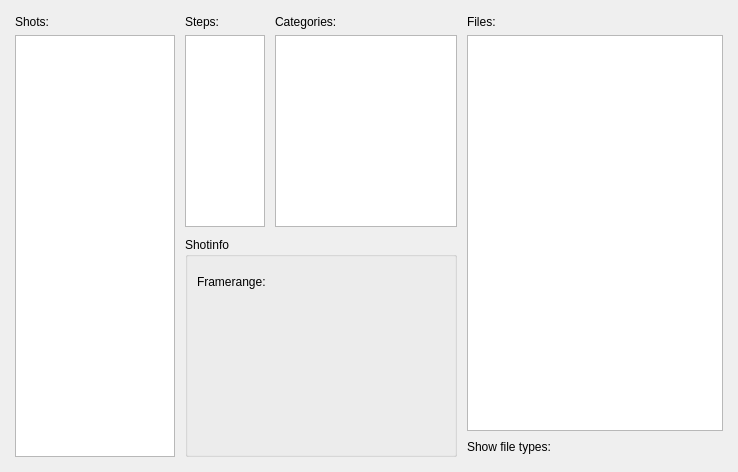
          <widget class="QWidget" name="t_shots">
           <attribute name="title">
            <string>Shots</string>
           </attribute>
           <layout class="QHBoxLayout" name="horizontalLayout_7">
            <property name="spacing">
             <number>10</number>
            </property>
            <property name="margin">
             <number>15</number>
            </property>
            <item>
             <widget class="QWidget" name="widget_24" native="true">
              <property name="minimumSize">
               <size>
                <width>160</width>
                <height>0</height>
               </size>
              </property>
              <property name="maximumSize">
               <size>
                <width>160</width>
                <height>16777215</height>
               </size>
              </property>
              <layout class="QVBoxLayout" name="verticalLayout_18">
               <property name="margin">
                <number>0</number>
               </property>
               <item>
                <widget class="QLabel" name="l_sShot">
                 <property name="text">
                  <string>Shots:</string>
                 </property>
                </widget>
               </item>
               <item>
                <widget class="QTreeWidget" name="tw_sShot">
                 <property name="maximumSize">
                  <size>
                   <width>10000</width>
                   <height>16777215</height>
                  </size>
                 </property>
                 <property name="contextMenuPolicy">
                  <enum>Qt::CustomContextMenu</enum>
                 </property>
                 <property name="editTriggers">
                  <set>QAbstractItemView::NoEditTriggers</set>
                 </property>
                 <property name="verticalScrollMode">
                  <enum>QAbstractItemView::ScrollPerPixel</enum>
                 </property>
                 <property name="indentation">
                  <number>10</number>
                 </property>
                 <attribute name="headerVisible">
                  <bool>false</bool>
                 </attribute>
                 <column>
                  <property name="text">
                   <string notr="true">1</string>
                  </property>
                 </column>
                </widget>
               </item>
              </layout>
             </widget>
            </item>
            <item>
             <widget class="QWidget" name="verticalWidget_2" native="true">
              <property name="maximumSize">
               <size>
                <width>272</width>
                <height>16777215</height>
               </size>
              </property>
              <layout class="QVBoxLayout" name="verticalLayout_17">
               <property name="spacing">
                <number>10</number>
               </property>
               <property name="margin">
                <number>0</number>
               </property>
               <item>
                <widget class="QWidget" name="horizontalWidget" native="true">
                 <layout class="QHBoxLayout" name="horizontalLayout_9">
                  <property name="spacing">
                   <number>10</number>
                  </property>
                  <property name="margin">
                   <number>0</number>
                  </property>
                  <item>
                   <widget class="QWidget" name="widget_22" native="true">
                    <property name="minimumSize">
                     <size>
                      <width>80</width>
                      <height>0</height>
                     </size>
                    </property>
                    <property name="maximumSize">
                     <size>
                      <width>80</width>
                      <height>16777215</height>
                     </size>
                    </property>
                    <layout class="QVBoxLayout" name="verticalLayout_16">
                     <property name="margin">
                      <number>0</number>
                     </property>
                     <item>
                      <widget class="QLabel" name="l_sPipeline">
                       <property name="text">
                        <string>Steps:</string>
                       </property>
                      </widget>
                     </item>
                     <item>
                      <widget class="QListView" name="lw_sPipeline">
                       <property name="maximumSize">
                        <size>
                         <width>1000</width>
                         <height>16777215</height>
                        </size>
                       </property>
                       <property name="contextMenuPolicy">
                        <enum>Qt::CustomContextMenu</enum>
                       </property>
                       <property name="editTriggers">
                        <set>QAbstractItemView::NoEditTriggers</set>
                       </property>
                       <property name="verticalScrollMode">
                        <enum>QAbstractItemView::ScrollPerPixel</enum>
                       </property>
                      </widget>
                     </item>
                    </layout>
                   </widget>
                  </item>
                  <item>
                   <widget class="QWidget" name="widget_15" native="true">
                    <property name="minimumSize">
                     <size>
                      <width>120</width>
                      <height>0</height>
                     </size>
                    </property>
                    <property name="maximumSize">
                     <size>
                      <width>1200</width>
                      <height>16777215</height>
                     </size>
                    </property>
                    <layout class="QVBoxLayout" name="verticalLayout_9">
                     <property name="margin">
                      <number>0</number>
                     </property>
                     <item>
                      <widget class="QLabel" name="l_sCategory">
                       <property name="text">
                        <string>Categories:</string>
                       </property>
                      </widget>
                     </item>
                     <item>
                      <widget class="QListView" name="lw_sCategory">
                       <property name="maximumSize">
                        <size>
                         <width>10000</width>
                         <height>16777215</height>
                        </size>
                       </property>
                       <property name="contextMenuPolicy">
                        <enum>Qt::CustomContextMenu</enum>
                       </property>
                       <property name="editTriggers">
                        <set>QAbstractItemView::NoEditTriggers</set>
                       </property>
                       <property name="verticalScrollMode">
                        <enum>QAbstractItemView::ScrollPerPixel</enum>
                       </property>
                      </widget>
                     </item>
                    </layout>
                   </widget>
                  </item>
                 </layout>
                </widget>
               </item>
               <item>
                <widget class="QGroupBox" name="groupBox_3">
                 <property name="minimumSize">
                  <size>
                   <width>0</width>
                   <height>220</height>
                  </size>
                 </property>
                 <property name="maximumSize">
                  <size>
                   <width>16777215</width>
                   <height>220</height>
                  </size>
                 </property>
                 <property name="title">
                  <string>Shotinfo</string>
                 </property>
                 <layout class="QVBoxLayout" name="verticalLayout_19">
                  <property name="spacing">
                   <number>15</number>
                  </property>
                  <property name="leftMargin">
                   <number>9</number>
                  </property>
                  <property name="topMargin">
                   <number>18</number>
                  </property>
                  <property name="rightMargin">
                   <number>9</number>
                  </property>
                  <property name="bottomMargin">
                   <number>9</number>
                  </property>
                  <item>
                   <widget class="QLabel" name="l_framerange">
                    <property name="text">
                     <string>Framerange:</string>
                    </property>
                   </widget>
                  </item>
                  <item>
                   <spacer name="verticalSpacer_4">
                    <property name="orientation">
                     <enum>Qt::Vertical</enum>
                    </property>
                    <property name="sizeHint" stdset="0">
                     <size>
                      <width>20</width>
                      <height>40</height>
                     </size>
                    </property>
                   </spacer>
                  </item>
                  <item>
                   <widget class="QWidget" name="widget" native="true">
                    <layout class="QHBoxLayout" name="horizontalLayout_8">
                     <property name="spacing">
                      <number>0</number>
                     </property>
                     <property name="margin">
                      <number>0</number>
                     </property>
                     <item>
                      <spacer name="horizontalSpacer">
                       <property name="orientation">
                        <enum>Qt::Horizontal</enum>
                       </property>
                       <property name="sizeHint" stdset="0">
                        <size>
                         <width>40</width>
                         <height>20</height>
                        </size>
                       </property>
                      </spacer>
                     </item>
                     <item>
                      <widget class="QLabel" name="l_shotPreview">
                       <property name="sizePolicy">
                        <sizepolicy hsizetype="Fixed" vsizetype="Fixed">
                         <horstretch>0</horstretch>
                         <verstretch>0</verstretch>
                        </sizepolicy>
                       </property>
                       <property name="minimumSize">
                        <size>
                         <width>100</width>
                         <height>100</height>
                        </size>
                       </property>
                       <property name="contextMenuPolicy">
                        <enum>Qt::CustomContextMenu</enum>
                       </property>
                       <property name="text">
                        <string/>
                       </property>
                       <property name="alignment">
                        <set>Qt::AlignCenter</set>
                       </property>
                      </widget>
                     </item>
                     <item>
                      <spacer name="horizontalSpacer_2">
                       <property name="orientation">
                        <enum>Qt::Horizontal</enum>
                       </property>
                       <property name="sizeHint" stdset="0">
                        <size>
                         <width>40</width>
                         <height>20</height>
                        </size>
                       </property>
                      </spacer>
                     </item>
                    </layout>
                   </widget>
                  </item>
                  <item>
                   <spacer name="verticalSpacer_3">
                    <property name="orientation">
                     <enum>Qt::Vertical</enum>
                    </property>
                    <property name="sizeHint" stdset="0">
                     <size>
                      <width>20</width>
                      <height>40</height>
                     </size>
                    </property>
                   </spacer>
                  </item>
                 </layout>
                </widget>
               </item>
              </layout>
             </widget>
            </item>
            <item>
             <widget class="QWidget" name="widget_11" native="true">
              <layout class="QVBoxLayout" name="verticalLayout_6">
               <property name="margin">
                <number>0</number>
               </property>
               <item>
                <widget class="QWidget" name="widget_16" native="true">
                 <layout class="QVBoxLayout" name="verticalLayout_10">
                  <property name="margin">
                   <number>0</number>
                  </property>
                  <item>
                   <widget class="QLabel" name="l_sFiles">
                    <property name="text">
                     <string>Files:</string>
                    </property>
                   </widget>
                  </item>
                  <item>
                   <widget class="QTableView" name="tw_sFiles">
                    <property name="contextMenuPolicy">
                     <enum>Qt::CustomContextMenu</enum>
                    </property>
                    <property name="editTriggers">
                     <set>QAbstractItemView::NoEditTriggers</set>
                    </property>
                    <property name="selectionMode">
                     <enum>QAbstractItemView::SingleSelection</enum>
                    </property>
                    <property name="selectionBehavior">
                     <enum>QAbstractItemView::SelectRows</enum>
                    </property>
                    <property name="textElideMode">
                     <enum>Qt::ElideRight</enum>
                    </property>
                    <property name="verticalScrollMode">
                     <enum>QAbstractItemView::ScrollPerPixel</enum>
                    </property>
                    <property name="horizontalScrollMode">
                     <enum>QAbstractItemView::ScrollPerPixel</enum>
                    </property>
                    <property name="sortingEnabled">
                     <bool>true</bool>
                    </property>
                    <attribute name="horizontalHeaderCascadingSectionResizes">
                     <bool>false</bool>
                    </attribute>
                    <attribute name="horizontalHeaderHighlightSections">
                     <bool>false</bool>
                    </attribute>
                    <attribute name="horizontalHeaderShowSortIndicator" stdset="0">
                     <bool>true</bool>
                    </attribute>
                    <attribute name="horizontalHeaderStretchLastSection">
                     <bool>false</bool>
                    </attribute>
                    <attribute name="verticalHeaderVisible">
                     <bool>false</bool>
                    </attribute>
                    <attribute name="verticalHeaderStretchLastSection">
                     <bool>false</bool>
                    </attribute>
                   </widget>
                  </item>
                 </layout>
                </widget>
               </item>
               <item>
                <widget class="QWidget" name="w_sShowFormats" native="true">
                 <layout class="QHBoxLayout" name="horizontalLayout_12">
                  <property name="margin">
                   <number>0</number>
                  </property>
                  <item>
                   <widget class="QLabel" name="l_sShow">
                    <property name="text">
                     <string>Show file types:</string>
                    </property>
                   </widget>
                  </item>
                  <item>
                   <spacer name="horizontalSpacer_5">
                    <property name="orientation">
                     <enum>Qt::Horizontal</enum>
                    </property>
                    <property name="sizeHint" stdset="0">
                     <size>
                      <width>40</width>
                      <height>20</height>
                     </size>
                    </property>
                   </spacer>
                  </item>
                 </layout>
                </widget>
               </item>
              </layout>
             </widget>
            </item>
           </layout>
          </widget>
